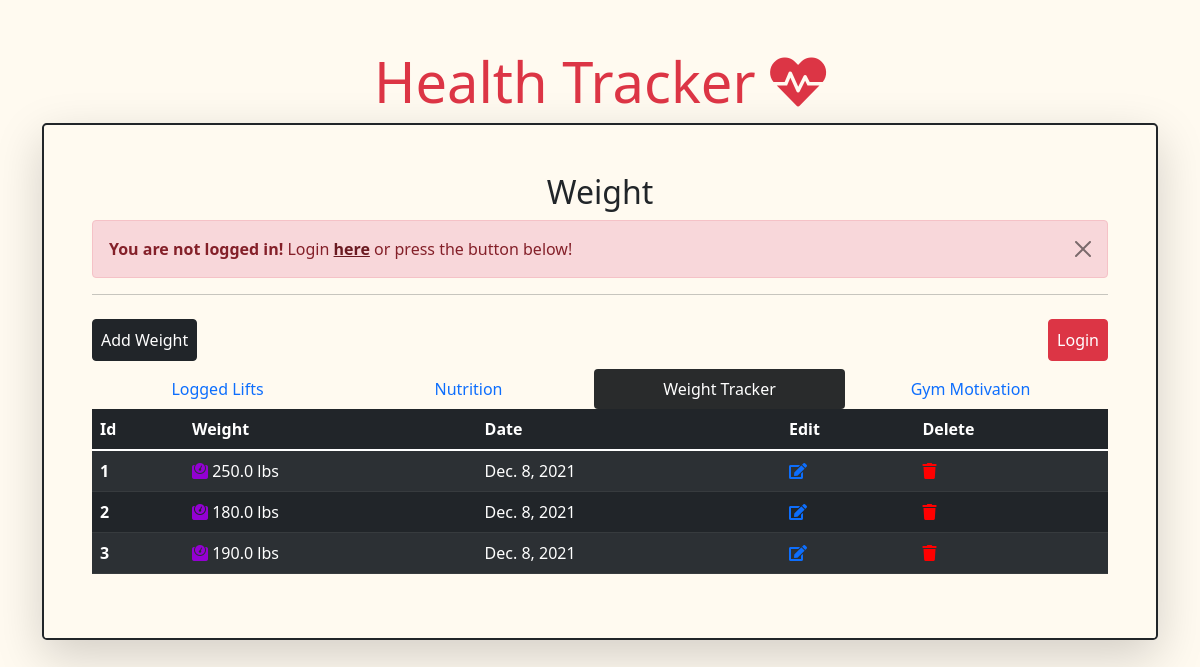
The app's page /weight with its own data.
### HealthTracker/models.py (models this page shows)
class Weight(models.Model):
    weight = models.DecimalField(decimal_places=1, max_digits=4,
                                 validators=[MinValueValidator(60), MaxValueValidator(1000)])
    date = models.DateField(default=datetime.date.today())

### HealthTracker/views.py (the view)
# urls.py: path('weight', views.home_weight, name='home_weight'),
def home_weight(request):
    weight = Weight.objects.all()
    return render(request, 'home-weight.html', {'weight': weight})

### templates/home-weight.html (shortened to what this page needs)
{% extends 'base.html' %}
{% block body %}
    <div class="container shadow-lg rounded-3 border-2 border border-dark p-5">
        <h2 class="text-center">Weight</h2>
        {% if user.is_authenticated %}
        {% else %}
            <div class="alert alert-danger alert-dismissible fade show" role="alert">
                <strong>You are not logged in!</strong> Login <a href="{% url 'login' %}" class="alert-link">here</a> or
                press the button below!
                <button type="button" class="btn-close" data-bs-dismiss="alert" aria-label="Close"></button>
            </div>
        {% endif %}
        <hr>
        <div class="row">
            <div class="col-6">
                <a href="{% url 'add_weight' %}" class="btn btn-dark p-2 my-2">Add Weight</a>
            </div>
            <div class="col-6 text-end">
                {% if user.is_authenticated %}
                    <a href="{% url 'logout' %}" class="btn btn-danger p-2 my-2">Logout</a>
                {% else %}
                    <a href="{% url 'login' %}" class="btn btn-danger p-2 my-2">Login</a>
                {% endif %}
            </div>
        </div>
        <div class="container-fluid">
            <div class="row justify-content-md-center">
                <ul class="nav nav-pills nav-fill">
                    <div class="col-12 col-sm-3">
                        <li class="nav-item">
                            <a class="nav-link" aria-current="page" href={% url 'home_lifts' %}>Logged
                                Lifts</a>
                        </li>
                    </div>
                    <div class="col-12 col-sm-3">
                        <li class="nav-item ">
                            <a class="nav-link " href={% url 'home_nutrition' %}>Nutrition</a>
                        </li>
                    </div>
                    <div class="col-12 col-sm-3">
                        <li class="nav-item">
                            <a class="nav-link active" href={% url 'home_weight' %}>Weight Tracker</a>
                        </li>
                    </div>
                    <div class="col-12 col-sm-3">
                        <li class="nav-item">
                            <a class="nav-link " href={% url 'motivation' %}>Gym Motivation</a>
                        </li>
                    </div>
                </ul>
            </div>
        </div>
        <div class="table-responsive-sm">
            <table class="table table-dark table-striped table-hover ">
                <thead>
                <tr>
                    <th scope="col">Id</th>
                    <th scope="col">Weight</th>
                    <th scope="col">Date</th>
                    <th scope="col">Edit</th>
                    <th scope="col">Delete</th>
                </tr>
                </thead>
                <tbody>
                {% for weights in weight %}
                    <tr>
                        <th scope="row">{{ forloop.counter }}</th>
                        <td><i class="fas fa-weight"></i> {{ weights.weight }} lbs</td>
                        <td>{{ weights.date }}</td>
                        <td>
                            <a href="{% url 'edit_weight' weights.id %}" class="update-icon">
                                <i class="fas fa-edit"></i>
                            </a>
                        </td>
                        <td>
                            <a href="{% url 'delete_weight' weights.id %}" class="update-icon">
                                <i class="fas fa-trash"></i>
                            </a>
                        </td>
                    </tr>
                {% endfor %}
                </tbody>
            </table>
        </div>
    </div>
{% endblock %}

### static/css/styles.css (style rules this page uses)
body { background-color:floralwhite; }
.fa-trash { color:red; }
.fa-weight { color: darkviolet; }
.nav-pills .nav-link.active, .nav-pills .show > .nav-link { color: #fff; background-color: #292b2c ; }

### records on screen
Weight: weight "250.0", date "Dec. 8, 2021"
Weight: weight "180.0", date "Dec. 8, 2021"
Weight: weight "190.0", date "Dec. 8, 2021"
